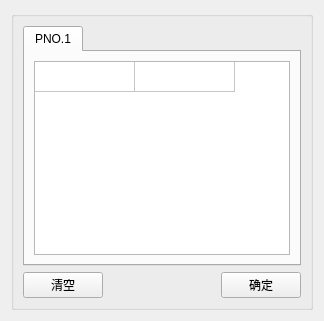
           <widget class="QWidget" name="page_4">
            <layout class="QHBoxLayout" name="horizontalLayout_22">
             <item>
              <widget class="QGroupBox" name="groupBox_7">
               <property name="title">
                <string/>
               </property>
               <layout class="QHBoxLayout" name="horizontalLayout_17">
                <item>
                 <layout class="QVBoxLayout" name="verticalLayout_9">
                  <item>
                   <layout class="QVBoxLayout" name="verticalLayout_10">
                    <item>
                     <widget class="QTabWidget" name="tabWidget_3">
                      <property name="currentIndex">
                       <number>0</number>
                      </property>
                      <widget class="QWidget" name="tab_3">
                       <attribute name="title">
                        <string>PNO.1</string>
                       </attribute>
                       <layout class="QHBoxLayout" name="horizontalLayout_18">
                        <item>
                         <layout class="QVBoxLayout" name="verticalLayout_11">
                          <item>
                           <widget class="QTableWidget" name="tableWidget_define1_3">
                            <attribute name="horizontalHeaderVisible">
                             <bool>false</bool>
                            </attribute>
                            <attribute name="verticalHeaderVisible">
                             <bool>false</bool>
                            </attribute>
                            <row>
                             <property name="text">
                              <string/>
                             </property>
                            </row>
                            <column>
                             <property name="text">
                              <string>参数名称</string>
                             </property>
                            </column>
                            <column>
                             <property name="text">
                              <string>参数数值</string>
                             </property>
                            </column>
                           </widget>
                          </item>
                         </layout>
                        </item>
                       </layout>
                      </widget>
                     </widget>
                    </item>
                    <item>
                     <layout class="QHBoxLayout" name="horizontalLayout_20"/>
                    </item>
                   </layout>
                  </item>
                  <item>
                   <layout class="QHBoxLayout" name="horizontalLayout_21">
                    <item>
                     <widget class="QPushButton" name="pushButton_12">
                      <property name="text">
                       <string>清空</string>
                      </property>
                     </widget>
                    </item>
                    <item>
                     <spacer name="horizontalSpacer_9">
                      <property name="orientation">
                       <enum>Qt::Horizontal</enum>
                      </property>
                      <property name="sizeHint" stdset="0">
                       <size>
                        <width>40</width>
                        <height>20</height>
                       </size>
                      </property>
                     </spacer>
                    </item>
                    <item>
                     <widget class="QPushButton" name="pushButton_13">
                      <property name="text">
                       <string>确定</string>
                      </property>
                     </widget>
                    </item>
                   </layout>
                  </item>
                 </layout>
                </item>
               </layout>
               <zorder></zorder>
              </widget>
             </item>
            </layout>
           </widget>
